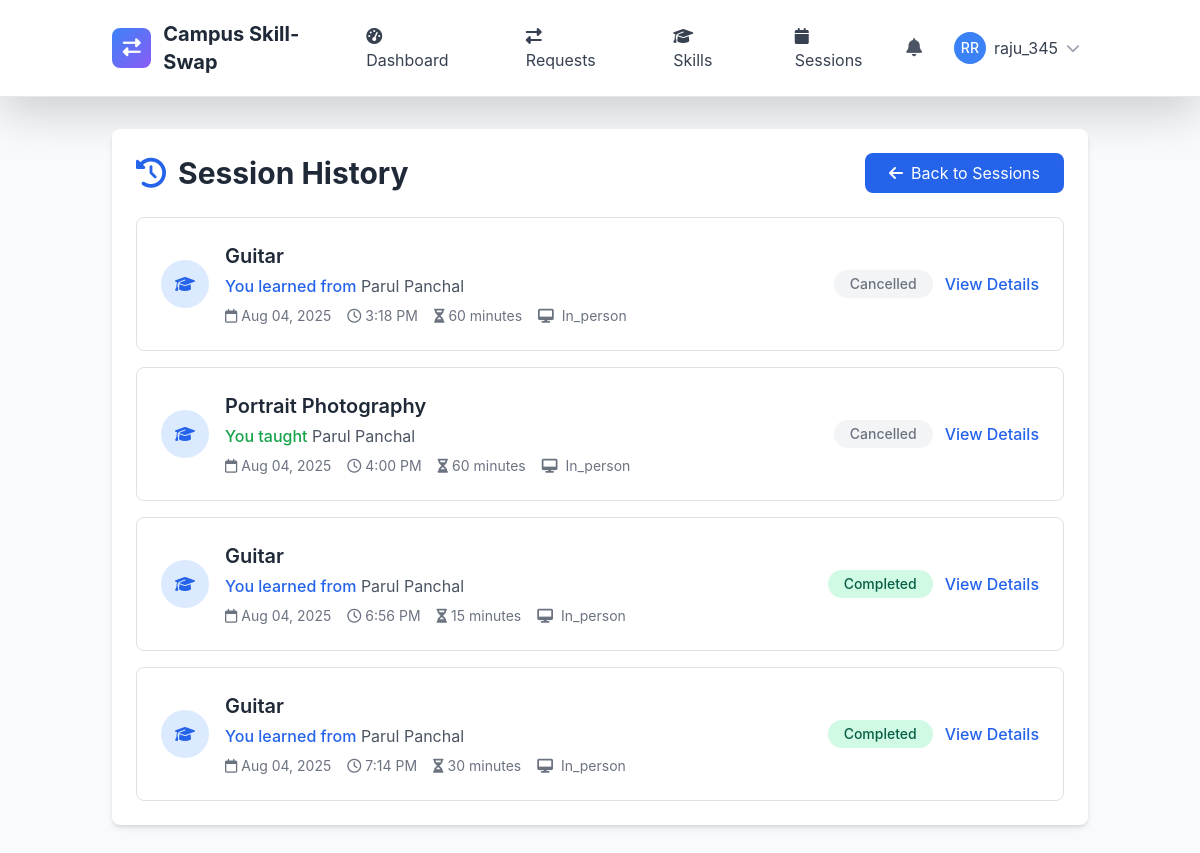
The page /sessions/history/ (signed in) on the database its author committed.
### skill_sessions/models.py (models this page shows, shortened)
class SkillSwapSession(models.Model):
    STATUS_CHOICES = [
        ('scheduled', 'Scheduled'),
        ('in_progress', 'In Progress'),
        ('completed', 'Completed'),
        ('cancelled', 'Cancelled'),
        ('no_show', 'No Show'),
    ]
    request = models.OneToOneField(SkillSwapRequest, on_delete=models.CASCADE, related_name='session')
    teacher = models.ForeignKey(User, on_delete=models.CASCADE, related_name='teaching_sessions')
    learner = models.ForeignKey(User, on_delete=models.CASCADE, related_name='learning_sessions')
    skill = models.ForeignKey('skills.Skill', on_delete=models.CASCADE, related_name='skill_sessions')
    scheduled_date = models.DateTimeField()
    duration_minutes = models.PositiveIntegerField(default=60)
    format = models.CharField(max_length=20, choices=[
        ('online', 'Online'),
        ('in_person', 'In-Person'),
    ])
    location = models.CharField(max_length=200, blank=True)
    meeting_link = models.URLField(blank=True, help_text="For online sessions")
    status = models.CharField(max_length=20, choices=STATUS_CHOICES, default='scheduled')
    started_at = models.DateTimeField(null=True, blank=True)
    ended_at = models.DateTimeField(null=True, blank=True)
    actual_duration = models.PositiveIntegerField(null=True, blank=True, help_text="Actual duration in minutes")
    teacher_notes = models.TextField(blank=True, help_text="Private notes for the teacher")
    learner_notes = models.TextField(blank=True, help_text="Private notes for the learner")
    session_summary = models.TextField(blank=True, help_text="What was covered in this session")
    created_at = models.DateTimeField(auto_now_add=True)
    updated_at = models.DateTimeField(auto_now=True)
    class Meta:
        ordering = ['scheduled_date']
        db_table = 'swapsession'

### skills/models.py (models this page shows, shortened)
class Skill(models.Model):
    name = models.CharField(max_length=100)
    category = models.ForeignKey(SkillCategory, on_delete=models.CASCADE, related_name='skills')
    description = models.TextField(blank=True)
    is_popular = models.BooleanField(default=False)
    created_at = models.DateTimeField(auto_now_add=True)
    updated_at = models.DateTimeField(auto_now=True)
    class Meta:
        ordering = ['category__name', 'name']
        unique_together = ['name', 'category']

### skill_sessions/views.py (the view)
# urls.py: path('history/', views.SessionHistoryView.as_view(), name='session_history'),
class SessionHistoryView(LoginRequiredMixin, ListView):
    model = SkillSwapSession
    template_name = 'skill_sessions/session_history.html'
    context_object_name = 'sessions'
    def get_queryset(self):
        return SkillSwapSession.objects.filter(
            scheduled_date__lt=timezone.now()
        ).filter(
            teacher=self.request.user
        ) | SkillSwapSession.objects.filter(
            scheduled_date__lt=timezone.now()
        ).filter(
            learner=self.request.user
        )

### templates/skill_sessions/session_history.html (shortened to what this page needs)
{% extends 'base.html' %}
{% load static %}
{% block content %}
<div class="container mx-auto px-4 py-8">
    <div class="bg-white rounded-lg shadow-md p-6">
        <div class="flex items-center justify-between mb-6">
            <h1 class="text-3xl font-bold text-gray-800">
                <i class="fas fa-history mr-3 text-blue-600"></i>Session History
            </h1>
            <a href="{% url 'skill_sessions:my_sessions' %}" class="bg-blue-600 hover:bg-blue-700 text-white px-4 py-2 rounded-lg transition-colors">
                <i class="fas fa-arrow-left mr-2"></i>Back to Sessions
            </a>
        </div>
        {% if sessions %}
            <div class="space-y-4">
                {% for session in sessions %}
                    <div class="border rounded-lg p-4 hover:shadow-md transition-shadow">
                        <div class="flex items-center justify-between">
                            <div class="flex-1">
                                <div class="flex items-center space-x-4">
                                    <div class="flex-shrink-0">
                                        <div class="w-12 h-12 bg-blue-100 rounded-full flex items-center justify-center">
                                            <i class="fas fa-graduation-cap text-blue-600"></i>
                                        </div>
                                    </div>
                                    <div class="flex-1">
                                        <h3 class="text-xl font-semibold text-gray-800">{{ session.skill.name }}</h3>
                                        <div class="text-gray-600 mt-1">
                                            {% if session.teacher == user %}
                                                <span class="text-green-600 font-medium">You taught</span>
                                                {{ session.learner.get_full_name|default:session.learner.username }}
                                            {% else %}
                                                <span class="text-blue-600 font-medium">You learned from</span>
                                                {{ session.teacher.get_full_name|default:session.teacher.username }}
                                            {% endif %}
                                        </div>
                                        <div class="flex items-center space-x-4 mt-2 text-sm text-gray-500">
                                            <span><i class="far fa-calendar mr-1"></i>{{ session.scheduled_date|date:"M d, Y" }}</span>
                                            <span><i class="far fa-clock mr-1"></i>{{ session.scheduled_date|time:"g:i A" }}</span>
                                            <span><i class="fas fa-hourglass-half mr-1"></i>{{ session.duration_minutes }} minutes</span>
                                            <span class="capitalize">
                                                <i class="fas fa-{{ session.format|yesno:'desktop,map-marker-alt' }} mr-1"></i>
                                                {{ session.format|capfirst }}
                                            </span>
                                        </div>
                                    </div>
                                </div>
                            </div>
                            <div class="flex items-center space-x-3">
                                <span class="status-badge status-{{ session.status }} px-3 py-1 rounded-full text-sm font-medium">
                                    {{ session.get_status_display }}
                                </span>
                                <a href="{% url 'skill_sessions:session_detail' session.id %}"
                                   class="text-blue-600 hover:text-blue-800 font-medium">
                                    View Details
                                </a>
                            </div>
                        </div>
                    </div>
                {% endfor %}
            </div>
        {% endif %}
    </div>
</div>
{% endblock %}

### templates/base.html (shortened to what this page needs)
{% load static %}
<!DOCTYPE html>
<html lang="en" class="h-full">
<head>
    <script src="https://cdn.tailwindcss.com"></script>
    <link href="https://cdn.jsdelivr.net/npm/bootstrap@5.3.2/dist/css/bootstrap.min.css" rel="stylesheet">
    <link rel="stylesheet" href="https://cdnjs.cloudflare.com/ajax/libs/font-awesome/6.5.1/css/all.min.css">
</head>
<body class="bg-gray-50 h-full">
    <nav class="bg-white shadow-lg border-b">
        <div class="container mx-auto px-4">
            <div class="flex justify-between items-center py-3">
                <div class="flex items-center space-x-3">
                    <div class="w-10 h-10 gradient-bg rounded-lg flex items-center justify-center">
                        <i class="fas fa-exchange-alt text-white text-lg"></i>
                    </div>
                    <a href="{% url 'core:home' %}" class="text-xl font-bold text-gray-800 hover:text-blue-600 transition-colors">
                        Campus Skill-Swap
                    </a>
                </div>
                <div class="hidden md:flex items-center space-x-6">
                    {% if user.is_authenticated %}
                        <a href="{% url 'core:dashboard' %}" class="nav-link px-3 py-2 text-gray-700 hover:text-blue-600 transition-colors">
                            <i class="fas fa-tachometer-alt mr-2"></i>Dashboard
                        </a>
                        <a href="{% url 'skill_sessions:request_list' %}" class="nav-link px-3 py-2 text-gray-700 hover:text-blue-600 transition-colors">
                            <i class="fas fa-exchange-alt mr-2"></i>Requests
                        </a>
                        <a href="{% url 'skills:skill_list' %}" class="nav-link px-3 py-2 text-gray-700 hover:text-blue-600 transition-colors">
                            <i class="fas fa-graduation-cap mr-2"></i>Skills
                        </a>
                        <a href="{% url 'skill_sessions:session_management' %}" class="nav-link px-3 py-2 text-gray-700 hover:text-blue-600 transition-colors">
                            <i class="fas fa-calendar mr-2"></i>Sessions
                        </a>
                    {% endif %}
                </div>
                <div class="flex items-center space-x-4">
                    {% if user.is_authenticated %}
                        <div class="relative">
                            <button id="notificationBtn" class="relative p-2 text-gray-600 hover:text-blue-600 transition-colors">
                                <i class="fas fa-bell text-lg"></i>
                            </button>
                        </div>
                        <div class="relative">
                            <button id="userMenuBtn" class="flex items-center space-x-2 p-2 rounded-lg hover:bg-gray-100 transition-colors">
                                {% if user.profile.profile_picture %}
                                    <img src="{{ user.profile.profile_picture.url }}" alt="Profile" class="w-8 h-8 rounded-full">
                                {% else %}
                                    <div class="w-8 h-8 bg-blue-500 rounded-full flex items-center justify-center">
                                        <span class="text-white text-sm font-medium">{{ user.first_name|first|upper }}{{ user.last_name|first|upper }}</span>
                                    </div>
                                {% endif %}
                                <span class="hidden md:block text-gray-700">{{ user.username}}</span>
                                <i class="fas fa-chevron-down text-gray-400 text-sm"></i>
                            </button>
                        </div>
                    {% endif %}
                </div>
            </div>
        </div>
    </nav>
    <main class="min-h-screen">
        {% block content %}{% endblock %}
    </main>
</body>
</html>

### templates/base.html (style rules this page uses)
:root { --primary-color: #3B82F6; --secondary-color: #10B981; --accent-color: #8B5CF6; --warning-color: #F59E0B; --danger-color: #EF4444; }
body { font-family: 'Inter', -apple-system, BlinkMacSystemFont, sans-serif; }
.gradient-bg { background: linear-gradient(135deg, var(--primary-color) 0%, var(--accent-color) 100%); }

### templates/skill_sessions/session_history.html (style rules this page uses)
.status-badge.status-completed { background-color: #D1FAE5; color: #065F46; }
.status-badge.status-cancelled { background-color: #F3F4F6; color: #6B7280; }

### rows shown on the page
SkillSwapSession: skill.name "Guitar", teacher.get_full_name "Parul Panchal", scheduled_date "Aug 04, 2025", scheduled_date "3:18 PM", duration_minutes "60", format "In_person", status "Cancelled"
SkillSwapSession: skill.name "Portrait Photography", learner.get_full_name "Parul Panchal", scheduled_date "Aug 04, 2025", scheduled_date "4:00 PM", duration_minutes "60", format "In_person", status "Cancelled"
SkillSwapSession: skill.name "Guitar", teacher.get_full_name "Parul Panchal", scheduled_date "Aug 04, 2025", scheduled_date "6:56 PM", duration_minutes "15", format "In_person", status "Completed"
SkillSwapSession: skill.name "Guitar", teacher.get_full_name "Parul Panchal", scheduled_date "Aug 04, 2025", scheduled_date "7:14 PM", duration_minutes "30", format "In_person", status "Completed"

### other values the page prints
{{ user.first_name|first|upper }} "R"
{{ user.last_name|first|upper }} "R"
{{ user.username }} "raju_345"
